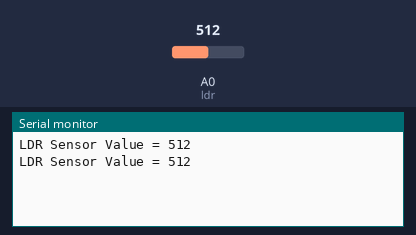
A sketch run on a simulated Arduino Uno, built with avr-gcc and run on an emulated ATmega328P. Shown: the last lines printed to the serial monitor. Inputs (shaded band) come from the test bench; at power-on: A0 (ldr) = 512.

Above: at 1.8 s.
1.9 s: A0 (ldr) set to 716
At 2.8 s:
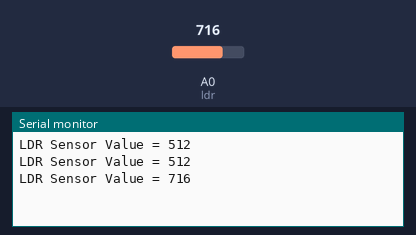
3.4 s: A0 (ldr) set to 900
At 4.6 s:
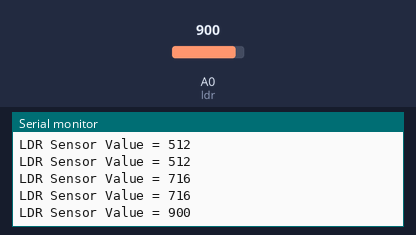
Timing chart, 0 to 6.4 s (numbered marks = the images above; inputs shaded):
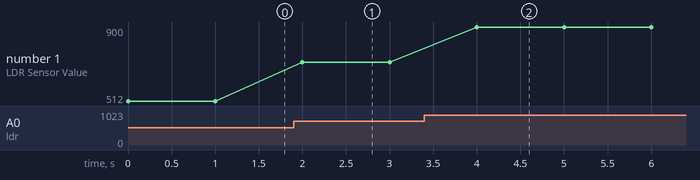

Measured:
- after the input at 1.9 s, the serial monitor: prints a new line after 0.10 s (image 1)
- after the input at 3.4 s, the serial monitor: prints a new line after 0.60 s (image 2)
- plotted number 1: 512 → 716 after the input at 1.9 s, 716 → 900 after the input at 3.4 s

The sketch:

esp8266_LDR.ino
```cpp
#define ldr A0
void setup()
{
Serial.begin(9600);
pinMode(ldr, INPUT);
}
void loop()
{
int ldr_data = analogRead(ldr);
Serial.print("LDR Sensor Value = ");
Serial.println(ldr_data);
delay(1000);
}
```
